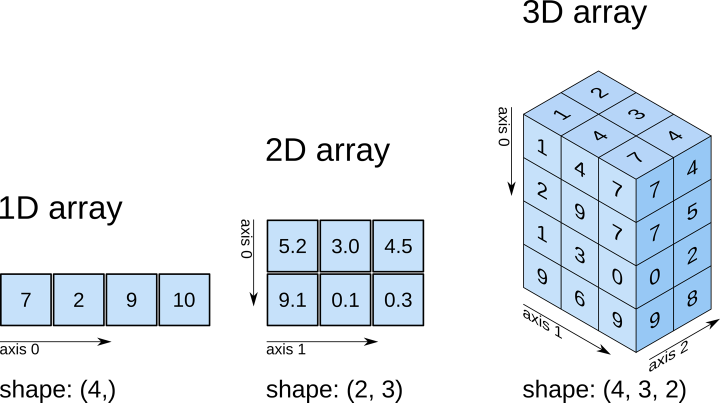
#> input picture Deakin-University-Master-data-science/SIG731_Data_Wrangling/week3/np1.png, 1440 x 805 px, given in place of house.jpg, which was not available (shown at 1/2 size)
$ jupyter execute --allow-errors Week_3_Numpy.ipynb   (text cells are left out)
#> lines starting #> are read from the running program, lines starting #| are printed output that depends on the picture; pictures that were not available may be replaced by others from this repository, and a replacement may not be noted
[cell 1]
from IPython.display import Image

[cell 2]
# importing numpy
import numpy as np

import warnings
warnings.filterwarnings("ignore")

[cell 3]
Image('np2.png')

[cell 4]
Image('np2.png')

#> (a cell that did not finish here is left out)

#> (a cell that did not finish here is left out)

#> (a cell that did not finish here is left out)

[cell 8]
Image('np7.png')

[cell 9]
import numpy as np

# Simulated stock weight portfolios
portfolio_1 = np.array([0.4, 0.3, 0.3])
portfolio_2 = np.array([0.2, 0.5, 0.3])
portfolio_3 = np.array([0.1, 0.2, 0.7])

# Stack the portfolios along a new axis to create a 2D array
stacked_portfolios = np.stack([portfolio_1, portfolio_2, portfolio_3])

print("Stacked Portfolios:\n", stacked_portfolios)

[cell 10]
Image('np11.png')

[cell 11]
import numpy as np

# Simulated data for different quarters
quarter1_data = np.random.rand(10, 5)
quarter2_data = np.random.rand(10, 5)

# Vertically stack the datasets
combined_data = np.vstack([quarter1_data, quarter2_data])

print("Shape of Combined Data:", combined_data.shape)

[cell 12]
Image('np10.png')

[cell 13]
import matplotlib.pyplot as plt

# Simulated separate arrays for red, green, and blue channels
red_channel = np.random.rand(256, 256)
green_channel = np.random.rand(256, 256)
blue_channel = np.random.rand(256, 256)

# Horizontally stack the channels
rgb_image = np.hstack([red_channel, green_channel, blue_channel])

# Display the original and concatenated images
#> (the rest of this cell did not finish here and is left out)

[cell 14]
Image('np9.png')

[cell 15]
import numpy as np

# Simulated RGB images
red_channel = np.random.rand(256, 256)
green_channel = np.random.rand(256, 256)
blue_channel = np.random.rand(256, 256)

# Depth stack the images
rgb_image = np.dstack([red_channel, green_channel, blue_channel])

print("Shape of RGB Image:", rgb_image.shape)

[cell 16]
Image('np8.png')

[cell 17]
import numpy as np

# Simulated data for different teams
team1_scores = np.random.rand(10)
team2_scores = np.random.rand(10)
team3_scores = np.random.rand(10)

# Column stack the scores
stacked_scores = np.column_stack([team1_scores, team2_scores, team3_scores])

print("Shape of Stacked Scores:", stacked_scores.shape)

[cell 18]
Image('np13.png')

[cell 19]
import numpy as np

# Simulated daily sales data for a product
daily_sales = np.random.randint(50, 100, size=365)

# Split the data into training (80%) and testing (20%) sets
train_set, test_set = np.split(daily_sales, [int(0.8 * len(daily_sales))])

print("Length of Training Set:", len(train_set))
print("Length of Testing Set:", len(test_set))

[cell 20]
Image('np16_1.png')

[cell 21]
import numpy as np

# Simulated student scores for different subjects
subject_scores = np.random.randint(60, 100, size=(5, 4))

# Split the data into separate arrays for each subject
subject1, subject2, subject3, subject4 = np.hsplit(subject_scores, 4)

print("Scores for Subject 1:\n", subject1)
print("\nScores for Subject 2:\n", subject2)

[cell 22]
Image('np16_2.png')

[cell 23]
import numpy as np
import matplotlib.pyplot as plt

# Simulated grayscale image
image = np.random.rand(256, 256)

# Split the image into top and bottom halves
top_half, bottom_half = np.vsplit(image, 2)

# Display the original and split halves
#> (the rest of this cell did not finish here and is left out)

[cell 24]
import numpy as np
from PIL import Image

def split_image(image_path):
    # Load the image
#> called with image_path = 'your_image_path.jpg'
    img = Image.open('house.jpg')
#> img is the input picture: PIL image 1440x805 RGBA; mean R, G, B, A 43, 49.8, 56.3, 69.4

    # Convert the image to a NumPy array
    img_array = np.array(img)

    # Split the image into two halves horizontally
    half_width = img_array.shape[1] // 2
#> half_width = 720
    left_half, right_half = np.split(img_array, [half_width], axis=1)
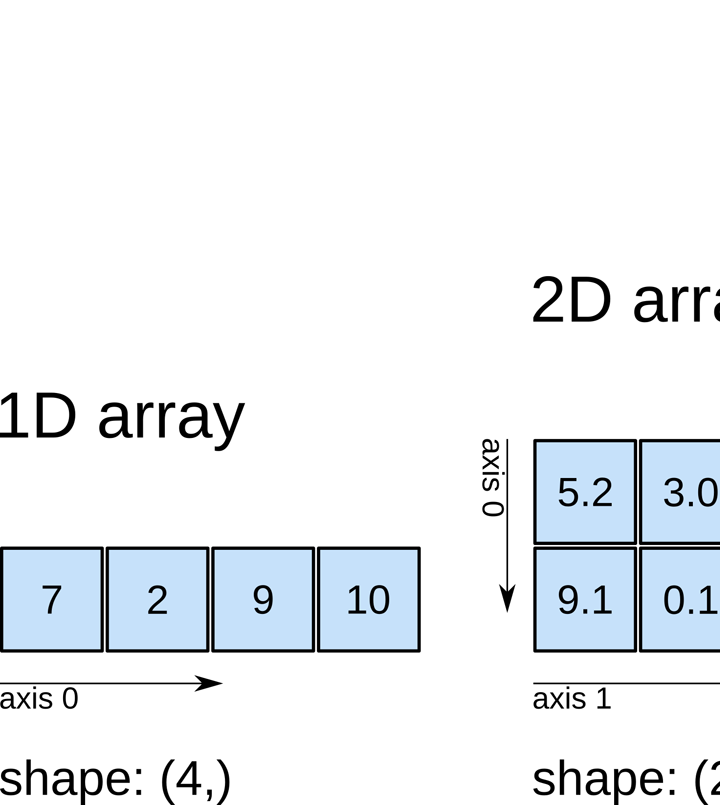
#> left_half: shape (805, 720, 4); mean R, G, B, A 27.1, 30.4, 33.5, 44.9; transparent parts drawn white
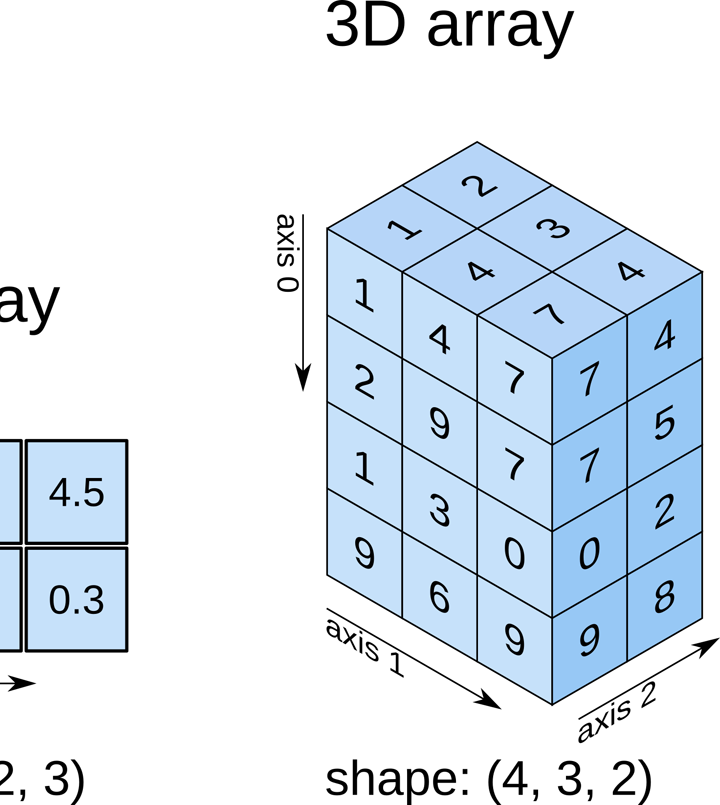
#> right_half: shape (805, 720, 4); mean R, G, B, A 58.8, 69.2, 79.2, 94; transparent parts drawn white

    # Display or save the two halves as needed
    left_half_img = Image.fromarray(left_half)
    right_half_img = Image.fromarray(right_half)

    left_half_img.show()
    right_half_img.show()

# Replace 'your_image_path.jpg' with the path to your image file
split_image('your_image_path.jpg')

[cell 25]
import numpy as np

# Simulated monthly sales data
monthly_sales = np.random.randint(50000, 100000, size=12)

# Split the data into three unequal parts
parts = np.array_split(monthly_sales, [3, 8])

print("First Part:", parts[0])
print("Second Part:", parts[1])
print("Third Part:", parts[2])

[cell 26]
import numpy as np
import matplotlib.pyplot as plt

# Simulated 2D array representing pixel intensities of an image
image_data = np.random.randint(0, 255, size=(256, 256))

# Flatten the 2D array to perform image processing
flattened_image = np.ravel(image_data)

# Display the original and flattened images
#> (the rest of this cell did not finish here and is left out)

[cell 27]
import numpy as np
from PIL import Image

def flatten_image(image_path):
    # Load the image
#> called with image_path = 'your_image_path.jpg'
    img = Image.open('flower.jpg')
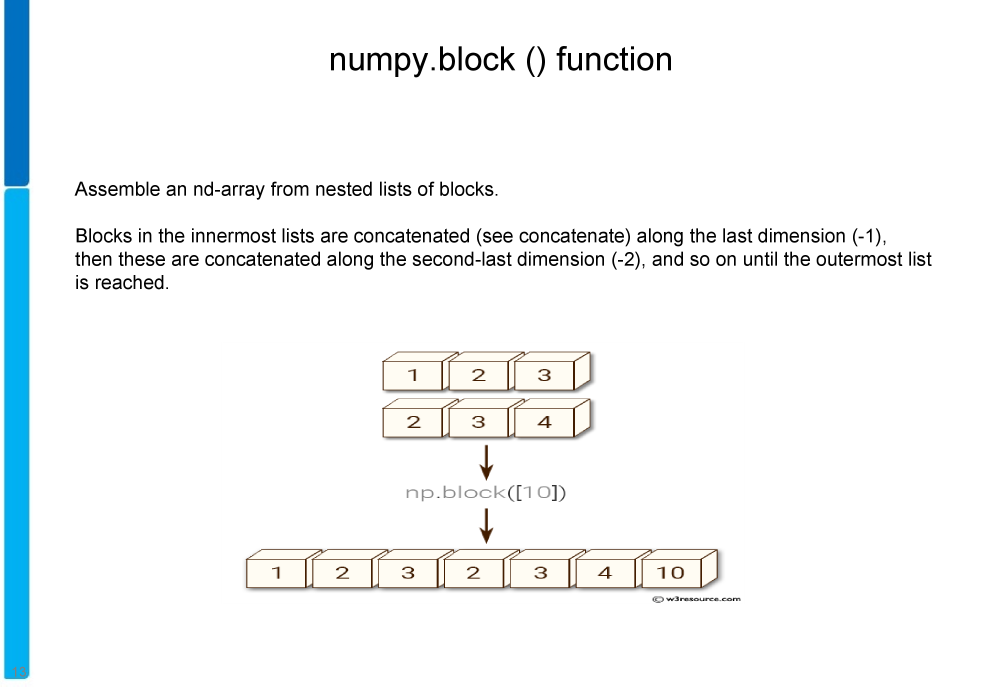
#> input picture Deakin-University-Master-data-science/SIG731_Data_Wrangling/week3/np12.png, 3000 x 2059 px, given in place of flower.jpg, which was not available (shown at 1/3 size)
#> img is the input picture: PIL image 3000x2059 RGBA; mean R, G, B, A 242.8, 246.3, 247.4, 255

    # Convert the image to a NumPy array
    img_array = np.array(img)

    # Flatten the image array
    flattened_img = np.ravel(img_array)

    # Reshape the flattened array to the original image shape
    reshaped_img = flattened_img.reshape(img_array.shape)

    # Display or save the flattened and reshaped images as needed
    flattened_img_img = Image.fromarray(reshaped_img.astype('uint8'))

    flattened_img_img.show()

# Replace 'your_image_path.jpg' with the path to your image file
flatten_image('your_image_path.jpg')

#> (a cell that did not finish here is left out)

#> (a cell that did not finish here is left out)

[cell 30]
import numpy as np
import pandas as pd

# Generate a time series dataset
date_rng = pd.date_range(start='2022-01-01', end='2022-12-31', freq='D')
stock_prices = np.random.rand(len(date_rng)) * 10 + 100  # Random stock prices
stock_data = pd.DataFrame({'Date': date_rng, 'Stock_Price': stock_prices})

# Indexing and slicing for time period analysis
subset_data = stock_data[(stock_data['Date'] >= '2022-05-01') & (stock_data['Date'] <= '2022-06-30')]

print("Original Stock Data:\n", stock_data.head())
print("\nSubset for May-June 2022:\n", subset_data.head())

[cell 31]
text_corpus = """Natural language processing (NLP) is a field of artificial intelligence that focuses on the interaction between computers and humans using natural language. It involves the ability of a computer to understand, interpret, and generate human-like text.
NLP techniques are used in various applications such as sentiment analysis, language translation, and chatbot development."""

# Tokenize the text into sentences
sentences = text_corpus.split('. ')

# Extract sentences containing the keyword "NLP"
nlp_related_sentences = [sentence for sentence in sentences if 'NLP' in sentence]

print("Original Text:\n", text_corpus)
print("\nSentences related to NLP:\n", nlp_related_sentences)

[cell 32]
import numpy as np
import matplotlib.pyplot as plt

# Generate a sample image
image = np.random.rand(100, 100) * 255

# Apply a filter to a specific region of interest using slicing
roi = image[20:40, 30:50]
roi_filtered = roi * 2  # Example: Apply a simple filter

# Display the original and filtered regions
#> (the rest of this cell did not finish here and is left out)

#> (a cell that did not finish here is left out)

#> (a cell that did not finish here is left out)

[cell 35]
import numpy as np
from scipy.spatial.distance import cosine

# DNA sequences represented as arrays
sequence_1 = np.array([0, 1, 0, 1, 1, 0, 0, 1])
sequence_2 = np.array([1, 1, 0, 0, 1, 0, 1, 0])

# Calculate cosine similarity between DNA sequences
similarity = 1 - cosine(sequence_1, sequence_2)

print("DNA Sequence 1:\n", sequence_1)
print("\nDNA Sequence 2:\n", sequence_2)
print("\nCosine Similarity between Sequences:\n", similarity)

[cell 36]
import numpy as np
import matplotlib.pyplot as plt

# Generate two audio signals
signal_1 = np.random.rand(100)
signal_2 = np.sin(np.linspace(0, 4 * np.pi, 100))

# Perform convolution to combine the signals
combined_signal = np.convolve(signal_1, signal_2, mode='same')

# Plot the original and combined signals
plt.plot(signal_1, label='Signal 1')
#> (this line was passed over: IPython is not available in this run)
plt.plot(signal_2, label='Signal 2')
#> (this line was passed over: IPython is not available in this run)
plt.plot(combined_signal, label='Combined Signal')
#> (this line was passed over: IPython is not available in this run)
plt.legend()
#> (this line was passed over: IPython is not available in this run)
plt.title('Audio Signal Processing')
#> (this line was passed over: IPython is not available in this run)
plt.show()

[cell 37]
import numpy as np
from scipy.integrate import odeint
import matplotlib.pyplot as plt

# Economic model represented as a system of differential equations
def economic_model(y, t):
    alpha = 0.1
    beta = 0.02
    dydt = [y[0] * (alpha - beta * y[1]), -y[1] * (beta - alpha * y[0])]
    return dydt

# Initial conditions
initial_conditions = [100, 50]

# Time points for simulation
time_points = np.linspace(0, 10, 100)

# Numerical simulation using odeint
result = odeint(economic_model, initial_conditions, time_points)

# Plot the economic model simulation
plt.plot(time_points, result[:, 0], label='Resource 1')
#> (this line was passed over: IPython is not available in this run)
plt.plot(time_points, result[:, 1], label='Resource 2')
#> (this line was passed over: IPython is not available in this run)
